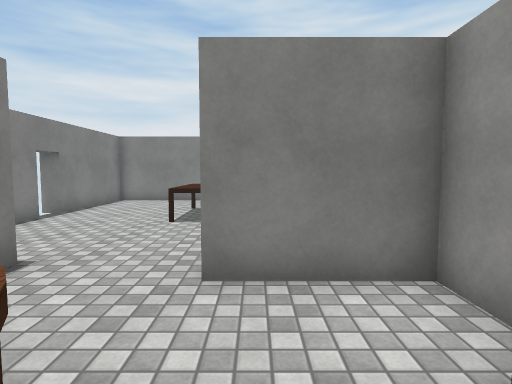
[1] (above)

17 first-person views from a walk through a 3-D level made in the Unity game engine. The camera is 1.4 m above the floor, tilts 4° down and sees 80° across. Doors are open. The floor is counted in squares, 1 m on a side. Each view is taken from the middle of a square. On the plan, view 1 faces up. The plan holds only what a view shows up to about 14 squares ahead; the rest is blank. Some surface patterns are stand-ins.

[2]
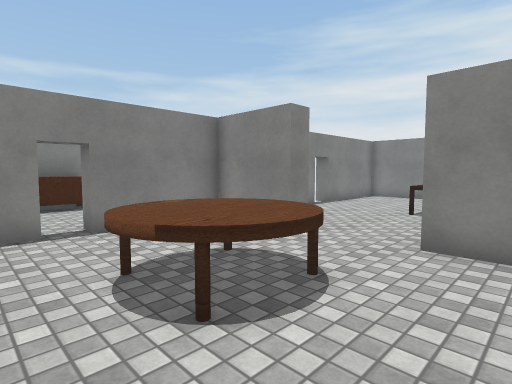

[3]
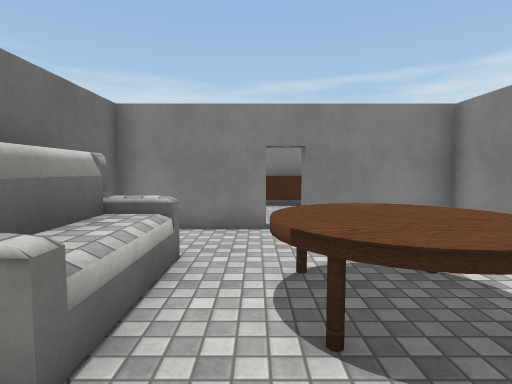

[4]
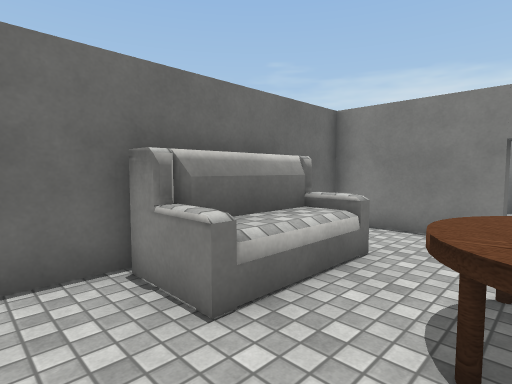

[5]
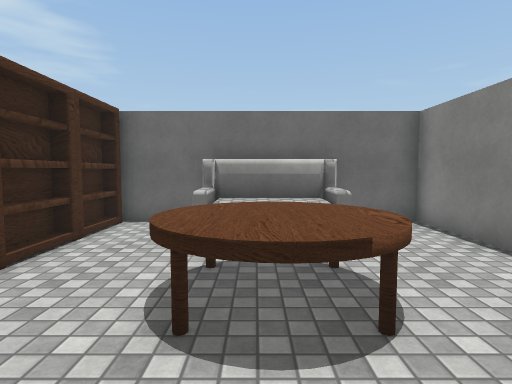

[6]
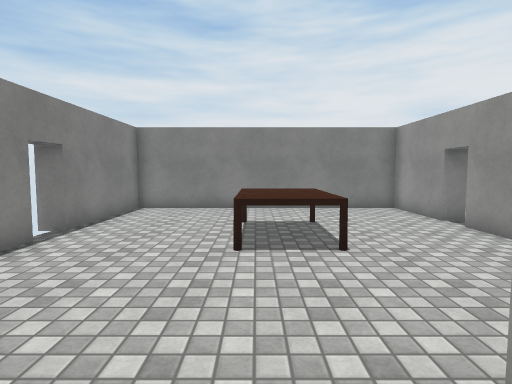

[7]
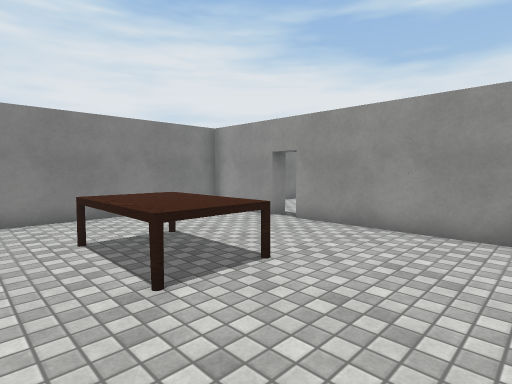

[8]
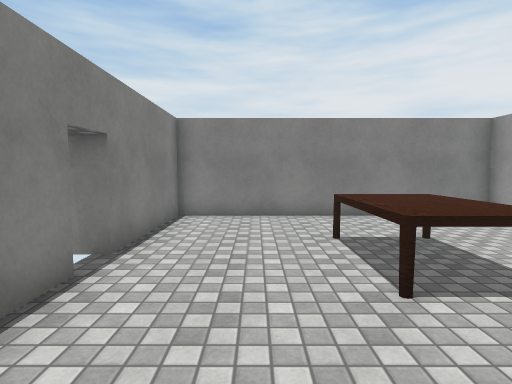

[9]
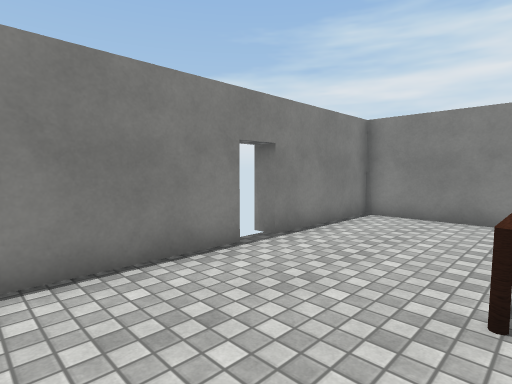

[10]
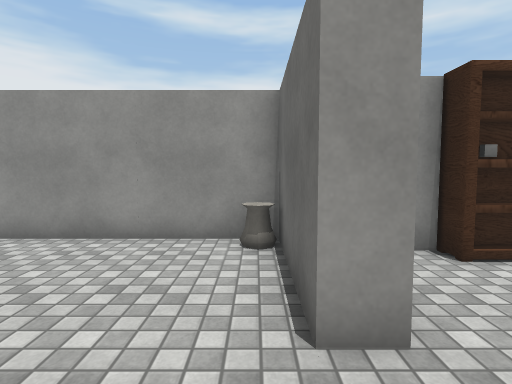

[11]
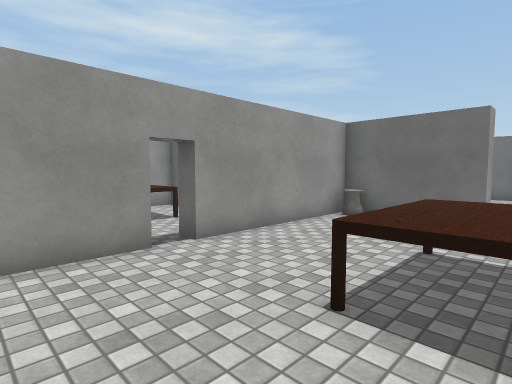

[12]
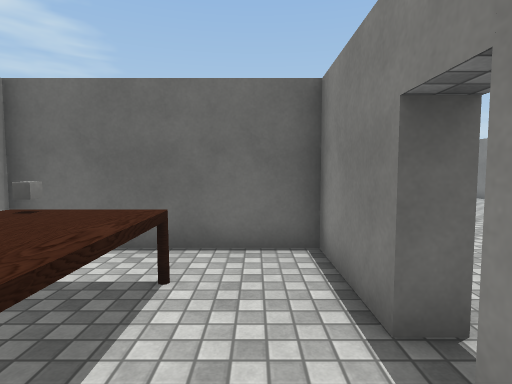

[13]
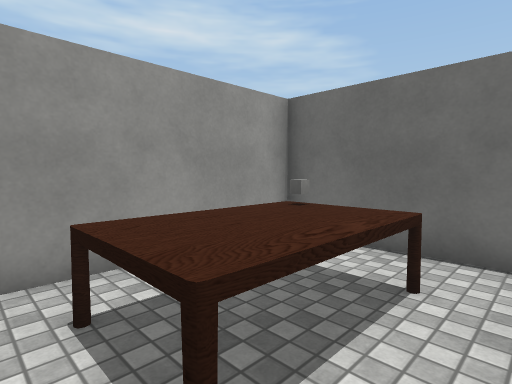

[14]
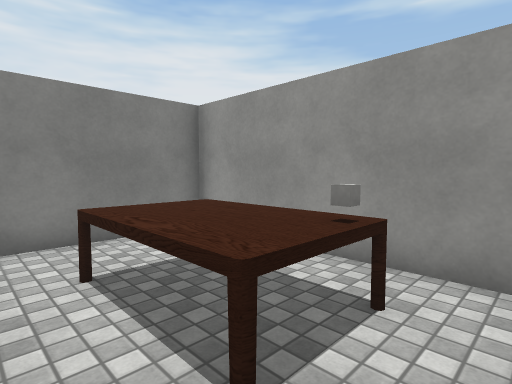

[15]
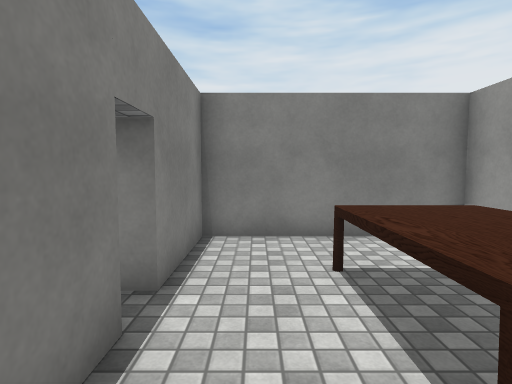

[16]
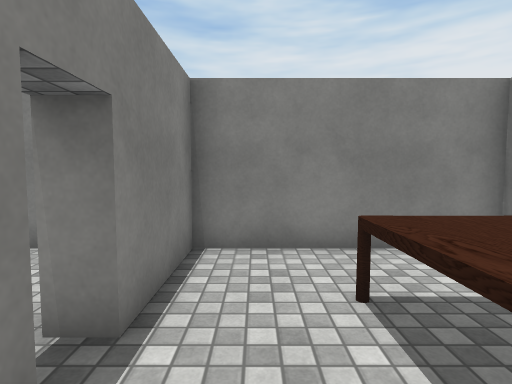

[17]
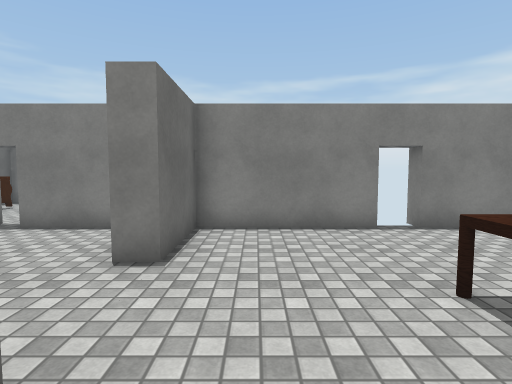

### Floor plan
Points are (right, up) in squares from view 1. A wall is a line through its corners. A room is listed if a view was taken in it or the views show most of it. See-through windows are left out.
Room 1 (views 1, 2, 3, 4, 6)
walls: (-3.6, 3.8) (-6.4, 3.8) (-6.4, 0.2); (-6.4, -0.7) (-6.4, -4.3) (-4.4, -4.3); (-0.6, -4.3) (1.5, -4.3); (2.3, 2.6) (2.3, 3.8) (-0.7, 3.8)
ways out: opening at (-2, 4) to room 2; open door at (-7, -0.5)
objects: sofa (-4, -4) to (-1, -2); table (-3, -1) to (-1, 2); bookshelf (2, -4) to (2, -2); bookshelf (2, -1) to (2, 0); cube (2, 1); bookshelf (2, 2)
Room 2 (views 5, 7, 8, 9, 10, 11, 17)
walls: (-6.4, 9) (-6.4, 4.5) (-3.6, 4.5) (-3.6, 3.8); (-0.7, 3.8) (-0.7, 4.5) (3.2, 4.5) (3.2, 10.5); (3.2, 11.5) (3.2, 14.4) (-6.4, 14.4) (-6.4, 10)
ways out: opening at (-2, 4) to room 1; open door at (3, 11) to room 3; open door at (-7, 9.5)
objects: table (-2, 8) to (-1, 11); vase (3, 5)
Room 3 (views 12, 13, 14, 15, 16)
walls: (3.2, 10.5) (3.9, 10.5) (3.9, 7.6) (9.4, 7.6) (9.4, 14.4) (3.9, 14.4) (3.9, 11.5) (3.2, 11.5)
ways out: open door at (3, 11) to room 2
objects: table (6, 9) to (8, 12); cube (8, 9)

Where each view was taken, in squares from view 1:
view 1: 0 up, 0 right, facing up
view 2: 2 down, 1 right, facing up-left
view 3: 1 down, 1 right, facing left
view 4: 0 up, 1 right, facing down-left
view 5: 4 up, 2 left, facing down
view 6: 3 up, 2 left, facing up
view 7: 5 up, 4 left, facing up-right
view 8: 5 up, 4 left, facing up
view 9: 5 up, 2 left, facing up-left
view 10: 5 up, 3 left, facing right
view 11: 14 up, 2 left, facing down-right
view 12: 13 up, 5 right, facing down
view 13: 13 up, 5 right, facing down-right
view 14: 8 up, 5 right, facing up-right
view 15: 8 up, 5 right, facing up
view 16: 9 up, 5 right, facing up
view 17: 6 up, 1 right, facing left
